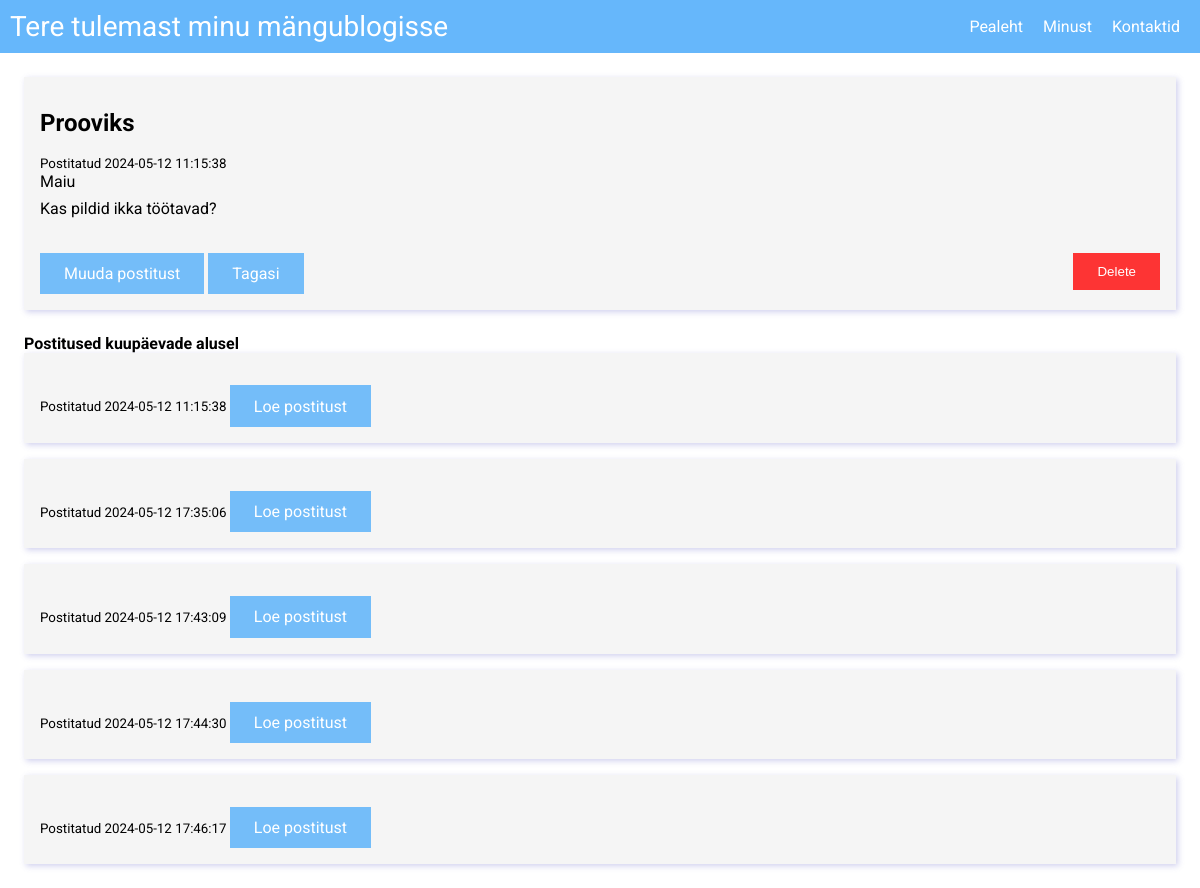
The app's page /post.php?id=9 with its own data.
### tables this page shows
CREATE TABLE `blog_posts` (
  `id` int(11) NOT NULL,
  `title` varchar(255) NOT NULL,
  `text` text NOT NULL,
  `author` varchar(100) NOT NULL,
  `created_at` timestamp NULL DEFAULT current_timestamp(),
  `picture_address` text DEFAULT NULL
);

### post.php (the view, shortened to what this page needs)
<?php
    require('config/init.php');
    $id = $_GET['id'];
    $sql = 'SELECT * FROM blog_posts WHERE id = :id';
    $query = $pdo->prepare($sql);
    $query->execute(['id' => $id]);
    $post = $query->fetch();
?>
<?php
$sql = 'SELECT * FROM blog_posts';
$query = $pdo->prepare($sql);
$query->execute();
$posts = $query->fetchAll();
?>
<?php include('includes/header.php')?>
    <section class="container">
            <div class="blog-post">
                <h1><?php echo $post['title']; ?></h1>
                <small>Postitatud <?php echo $post['created_at'] ?> </small><br> <?php echo $post['author']; ?>
                <p><?php echo $post['text']; ?></p>
            <br>
                <?php
                            echo '
                                <form action="' . htmlspecialchars($_SERVER['PHP_SELF']) . '" class="button-right" method="POST">
                                <input type="hidden" name="delete_id" value="' . $post['id'] . '">
                                <input type="submit" value="Delete" name="delete" class="btn btn-danger">
                                </form>
                                <a href="' . ROOT_URL . 'editpost.php?id=' . $post['id'] . '" class="btn btn-primary">Muuda postitust</a>
                            ';
                ?>
                <a href="<?php echo ROOT_URL; ?>" class="btn btn-primary">Tagasi</a>
            </div>
    </section>
    <aside class="container">
        <div>
            <h4>Postitused kuupäevade alusel</h4>
            <?php foreach($posts as $post) : ?>
        <div class="blog-post">
            <small>Postitatud <?php echo $post['created_at'] ?> </small>
            <a href="<?php echo ROOT_URL?>post.php?id=<?php echo $post['id'];?>" class="btn btn-primary">Loe postitust</a>
        </div>
    <?php endforeach; ?>
        </div>
    </aside>
<?php include('includes/footer.php')?>

### includes/header.php (shortened to what this page needs)
<!DOCTYPE html>
<html lang="en">
<head>
    <link rel="stylesheet" href="styles/style.css">
</head>
<body>
<?php include_once 'navbar.php';?>

### includes/navbar.php (shortened to what this page needs)
<nav class="navbar">
    <p class="logo">Tere tulemast minu mängublogisse</p>
    <ul class="navbar-list">
        <?php
                echo '
                    <li class="navbar-item"><a href="index.php">Pealeht</a></li>
                    <li class="navbar-item"><a href="minust.php">Minust</a></li>
                    <li class="navbar-item"><a href="contacts.php">Kontaktid</a></li>
                ';
        ?>
    </ul>
</nav>

### styles/style.css (style rules this page uses)
:root { --primary-color: rgba(94, 180, 251, 0.85); --primary-hover: rgba(94, 180, 251, 0.95); --submit-color: rgba(29, 54, 165, 0.85); --submit-hover: rgba(29, 54, 165, 0.95); --danger-color: rgba(255, 19, 19, 0.85); --danger-hover: rgba(255, 19, 19, 0.95); }
* { margin: 0; padding: 0; box-sizing: border-box; }
body { font-family: 'Roboto', sans-serif; }
h1 { margin: 1rem 0; }
a { text-decoration: none; }
p { margin-top: .5rem; }
input { display: block; }
.container { margin: 1.5rem; }
.blog-post { background-color: rgb(245, 245, 245); box-shadow: 2px 2px 6px rgba(100, 100, 200, 0.3); padding: 1rem; margin-bottom: 1rem; }
.btn { display: inline-block; padding: .7rem 1.5rem; margin-top: 1rem; background-color: var(--primary-color); color: white; cursor: pointer; }
.button-right { float: right; }
.btn-danger { background-color: var(--danger-color); border: 0; }
.navbar { display: flex; width: 100%; padding: 10px; justify-content: space-between; align-items: center; color: white; background-color: var(--primary-hover); }
.navbar-list { display: flex; justify-content: flex-end; list-style: none; color: white; }
.navbar-item > a { color: white; padding: 0 5px; margin: 0 5px; }
.logo { margin-top: 0; font-size: 1.75rem; }

### records on screen
blog_posts: title "Prooviks", created_at "2024-05-12 11:15:38", author "Maiu", text "Kas pildid ikka töötavad?"
blog_posts: created_at "2024-05-12 17:35:06"
blog_posts: created_at "2024-05-12 17:43:09"
blog_posts: created_at "2024-05-12 17:44:30"
blog_posts: created_at "2024-05-12 17:46:17"
